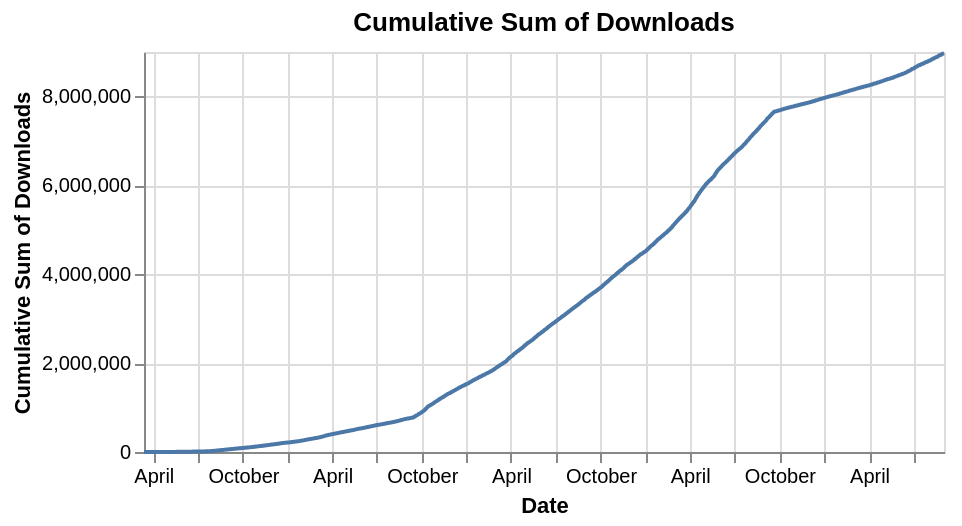

Write the Vega-Lite specification saved for this chart.
### Vega-Lite specification from a JSON file in a GitHub repository (floating-point values rounded to 4 significant figures; data arrays with more than 128 entries replaced by an {"elided": "..."} marker saying what was removed)
{"config": {"view": {"continuousWidth": 400, "continuousHeight": 300}}, "data": {"name": "data-efa4ed78f0573817872409d5df1427ea"}, "mark": "line", "encoding": {"tooltip": [{"field": "date", "format": "%Y-%m-%d", "title": "Date", "type": "temporal"}, {"field": "cumulative_sum", "format": ",.0f", "title": "Cumulative Sum of Downloads", "type": "quantitative"}], "x": {"axis": {"title": "Date"}, "field": "date", "type": "temporal"}, "y": {"axis": {"title": "Cumulative Sum of Downloads"}, "field": "cumulative_sum", "type": "quantitative"}}, "height": 200, "title": "Cumulative Sum of Downloads", "transform": [{"window": [{"op": "sum", "field": "download_count", "as": "cumulative_sum"}], "sort": [{"field": "date"}]}], "$schema": "https://vega.github.io/schema/vega-lite/v4.17.0.json", "datasets": {"data-efa4ed78f0573817872409d5df1427ea": {"elided": "1629 records"}}}
